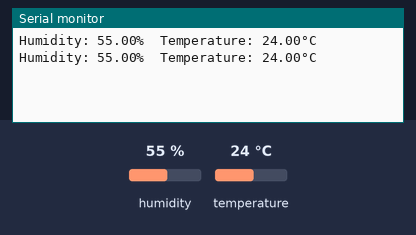
This sketch was run on a simulated ESP32. On the bench: the last lines printed to the serial monitor. The inputs (shaded band) are chosen by the test bench; at power-on: humidity 55 %, temperature 24 °C.

Above: at 4.8 s.
4.9 s: humidity set to 22 %
At 6.5 s:
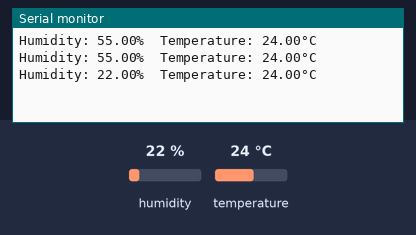
7.9 s: temperature set to 12 °C
At 9.4 s:
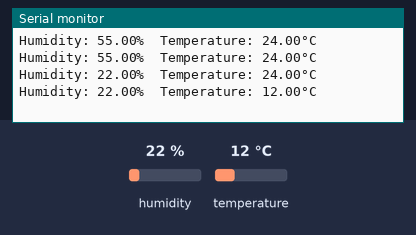
10.9 s: humidity set to 40 %
At 12.9 s:
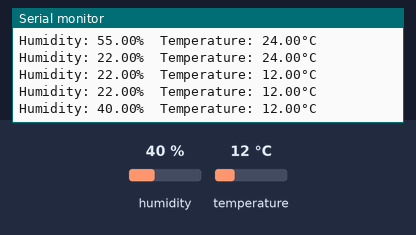
Timing chart, 0 to 14.4 s (numbered marks = the images above; inputs shaded):
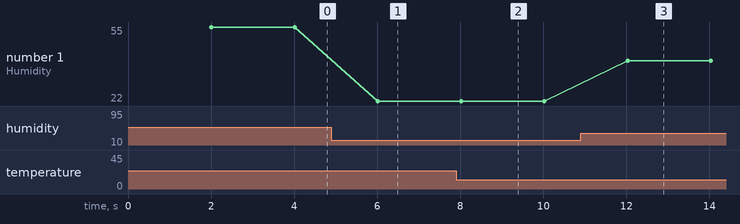

The sketch:

mesure-temp.ino
```cpp
#include "DHT.h"

#define DHTPIN 14  // DHT22のデータピンをGPIO 15に接続
#define DHTTYPE DHT22   // DHT22を使用
DHT dht(DHTPIN, DHTTYPE);

void setup() {
  Serial.begin(9600);
  dht.begin();
}

void loop() {
  // センサーからの読み取り間隔は最小2秒必要
  delay(2000);

  float humidity = dht.readHumidity();  // 湿度を読む
  float temperature = dht.readTemperature();  // 温度を読む（摂氏）

  // センサーからの読み取りが成功したかチェック
  if (isnan(humidity) || isnan(temperature)) {
    Serial.println("Failed to read from DHT sensor!");
    return;
  }

  // シリアルモニタに温度と湿度を出力
  Serial.print("Humidity: ");
  Serial.print(humidity);
  Serial.print("%  Temperature: ");
  Serial.print(temperature);
  Serial.println("°C");
}
```

Measured:
- after the input at 4.9 s, the serial monitor: prints a new line after 1.1 s (image 1)
- after the input at 7.9 s, the serial monitor: prints a new line after 0.12 s (image 2)
- after the input at 10.9 s, the serial monitor: prints a new line after 1.1 s (image 3)
- plotted number 1: 55 → 22 after the input at 4.9 s, 22 → 40 after the input at 10.9 s
